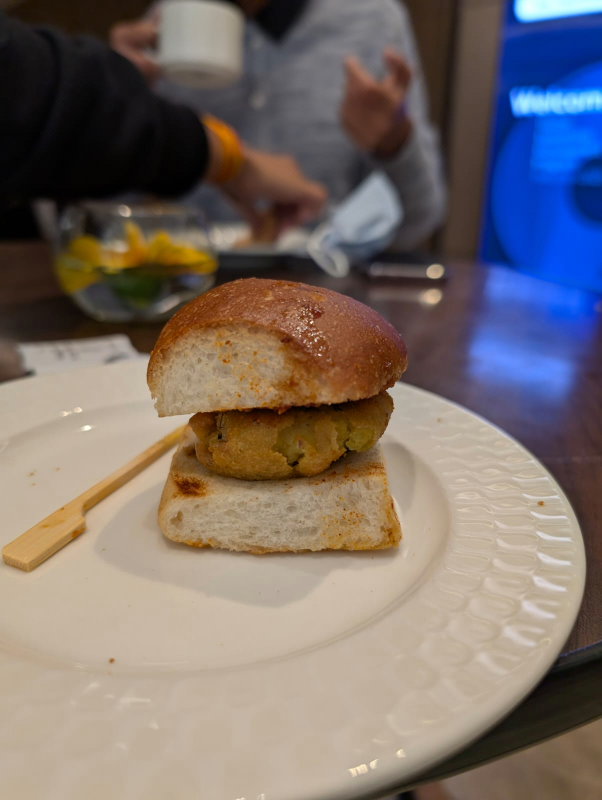
#> input picture stego_image.png, 1204 x 1600 px (shown at 1/2 size); its folder holds only this picture in this run
$ python -i watermark_v2.py   (imports and definitions only)
#> lines starting #> are read from the running program, lines starting #| are printed output that depends on the picture
### backend/logging_utils.py
import logging
import os
from datetime import datetime
import pytz


class VerbosityLogger:
    """
    A logger class that supports verbosity levels and provides info and error logging capabilities.
    Logs with verbosity level less than or equal to the set level will be logged.
    """

    def __init__(self, verbosity: int = 1):
#> further down, picture is the input picture: PIL image 1204x1600 RGB; mean R, G, B 121.5, 110.9, 106.4
        self._verbosity = max(1, min(8, verbosity))  # Clamp between 1 and 8
        self._current_verbosity = 1

        # Configure root logger for Django logs
        root_logger = logging.getLogger()
        if root_logger.hasHandlers():
            root_logger.handlers.clear()
        root_logger.setLevel(logging.INFO)

        # Configure our app logger
        self._logger = logging.getLogger("django_app")
        if self._logger.hasHandlers():
            self._logger.handlers.clear()
        self._logger.setLevel(logging.INFO)

        # Create logs directory if it doesn't exist
        log_dir = "logs"
        os.makedirs(log_dir, exist_ok=True)

        # Create formatters with IST timezone
        ist_tz = pytz.timezone("Asia/Kolkata")

        class ISTFormatter(logging.Formatter):
            def formatTime(self, record, datefmt=None):
                dt = datetime.fromtimestamp(record.created, tz=ist_tz)
                return dt.strftime(datefmt or "%Y-%m-%d %H:%M:%S %Z")

        # Custom formatter for Django logs
        class DjangoFormatter(ISTFormatter):
            # [4 lines left out: function format, not called in this run]

        file_formatter = ISTFormatter(
            "%(asctime)s [%(levelname)s] %(message)s", datefmt="%Y-%m-%d %H:%M:%S %Z"
        )
        console_formatter = ISTFormatter("%(asctime)s %(message)s")
        django_formatter = DjangoFormatter(
            "%(asctime)s [%(levelname)s] %(message)s", datefmt="%Y-%m-%d %H:%M:%S %Z"
        )  # Empty format string as Django provides its own format

        # File handler - Change to use server.log
        file_handler = logging.FileHandler(os.path.join(log_dir, "server.log"))
        file_handler.setFormatter(file_formatter)
        self._logger.addHandler(file_handler)

        # Django file handler
        django_file_handler = logging.FileHandler(os.path.join(log_dir, "server.log"))
        django_file_handler.setFormatter(django_formatter)
        root_logger.addHandler(django_file_handler)

        # Console handlers
        console_handler = logging.StreamHandler()
        console_handler.setFormatter(console_formatter)
        self._logger.addHandler(console_handler)

        django_console_handler = logging.StreamHandler()
        django_console_handler.setFormatter(django_formatter)
        root_logger.addHandler(django_console_handler)

        # Prevent propagation to root logger for our app logger
        self._logger.propagate = False

    # [4 lines left out: function V, not called in this run]

    def _should_log(self) -> bool:
        """Check if the current verbosity level should be logged."""
        return self._current_verbosity <= self._verbosity

    def _reset_verbosity(self) -> None:
        """Reset verbosity to default level after logging."""
        self._current_verbosity = 1

    def info(self, message: str) -> None:
        """
        Log an info message if the current verbosity level is less than or equal to
        the logger's verbosity setting.
        """
        if self._should_log():
            self._logger.info(f"[V{self._current_verbosity}] {message}")
        self._reset_verbosity()

    # [6 lines left out: function error, not called in this run]


# Global logger instance
logger = VerbosityLogger()


# [8 lines left out: function set_verbosity, not called in this run]

### base/watermark_v2.py
import numpy as np
import pywt
from PIL import Image
from scipy.fftpack import dct, idct
from pathlib import Path
from backend.logging_utils import logger


class WaveletDCTWatermark:
    def __init__(self, base_path=None):
        """Initialize the watermarking system with base path"""
        self.base_path = Path(base_path) if base_path else Path.cwd()
        self.dataset_path = self.base_path / "media" / "dataset"
        self.result_path = self.base_path / "media" / "result"

        # Watermark strength factor
        self.alpha = 0.2

        # Create necessary directories
        self.dataset_path.mkdir(exist_ok=True)
        self.result_path.mkdir(exist_ok=True)

    def convert_image(
        self, image: Image.Image, to_grayscale=False, resize=True, size=2048
    ):
        """Convert and resize an image from a PIL Image object."""
#> called with to_grayscale = False, resize = True, size = 2048

        try:
            # Ensure image dimensions are multiples of 8
            width, height = image.size
#> width = 1204; height = 1600
            new_width = (width + 7) // 8 * 8
#> new_width = 1208
            logger.info(f"[convert_image] new_width: {new_width}")
            new_height = (height + 7) // 8 * 8
#> new_height = 1600
            logger.info(f"[convert_image] new_height: {new_height}")
            image = image.resize((new_width, new_height), Image.Resampling.LANCZOS)

            # Convert to RGBA first
            img = image.convert("RGBA")

            # Handle alpha channel for PNG
            if img.mode == "RGBA":
                # Create white background
                background = Image.new("RGBA", img.size, (255, 255, 255, 255))
#> background: PIL image 1208x1600 RGBA; every value is 255
                # Composite the image onto the background
                img = Image.alpha_composite(background, img)

            # Convert to RGB for processing
            img = img.convert("RGB")
            if resize:
                img = img.resize((size, size), Image.Resampling.LANCZOS)
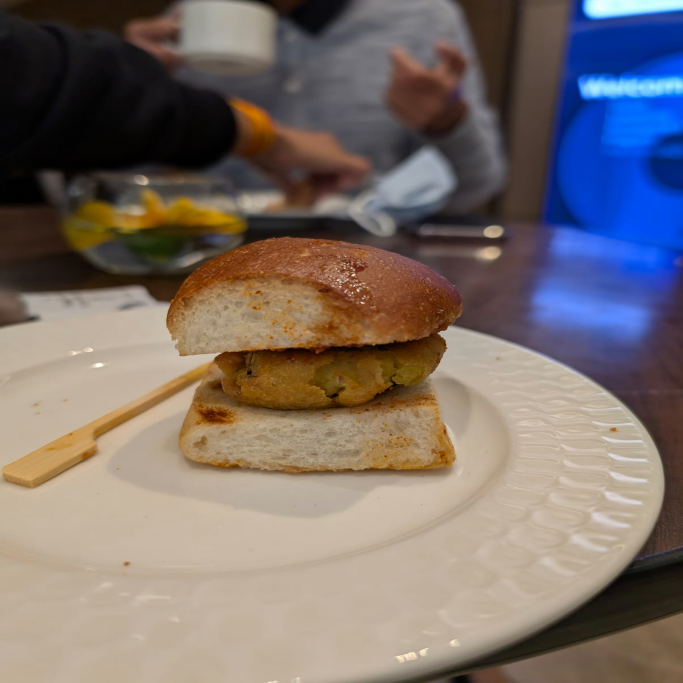
#> img: PIL image 2048x2048 RGB (shown at 1/3 size); mean R, G, B 121.6, 110.9, 106.4

            if to_grayscale:
                img = img.convert("L")
                img = self.enhance_qr_contrast(img)
                w, h = img.size
                logger.info(f"[convert_image] img size: {w,h}")
                image_array = np.array(img.getdata(), dtype=np.float64)
                if resize:
                    image_array = image_array.reshape(size, size)
            else:
                w, h = img.size
#> w = 2048; h = 2048
                logger.info(f"[convert_image] img size: {w,h}")
                image_array = np.array(img, dtype=np.float64)

            return image_array
        except Exception as e:
            logger.info(f"Error processing image: {str(e)}")
            raise

    # [277 lines left out: functions enhance_qr_contrast, otsu_threshold, process_coefficients, embed_watermark, get_watermark, enhance_recovered_watermark and 5 more, not called in this run]

>>> from PIL import Image
>>> picture = Image.open('../stego_image.png')
>>> result = WaveletDCTWatermark().convert_image(picture)
